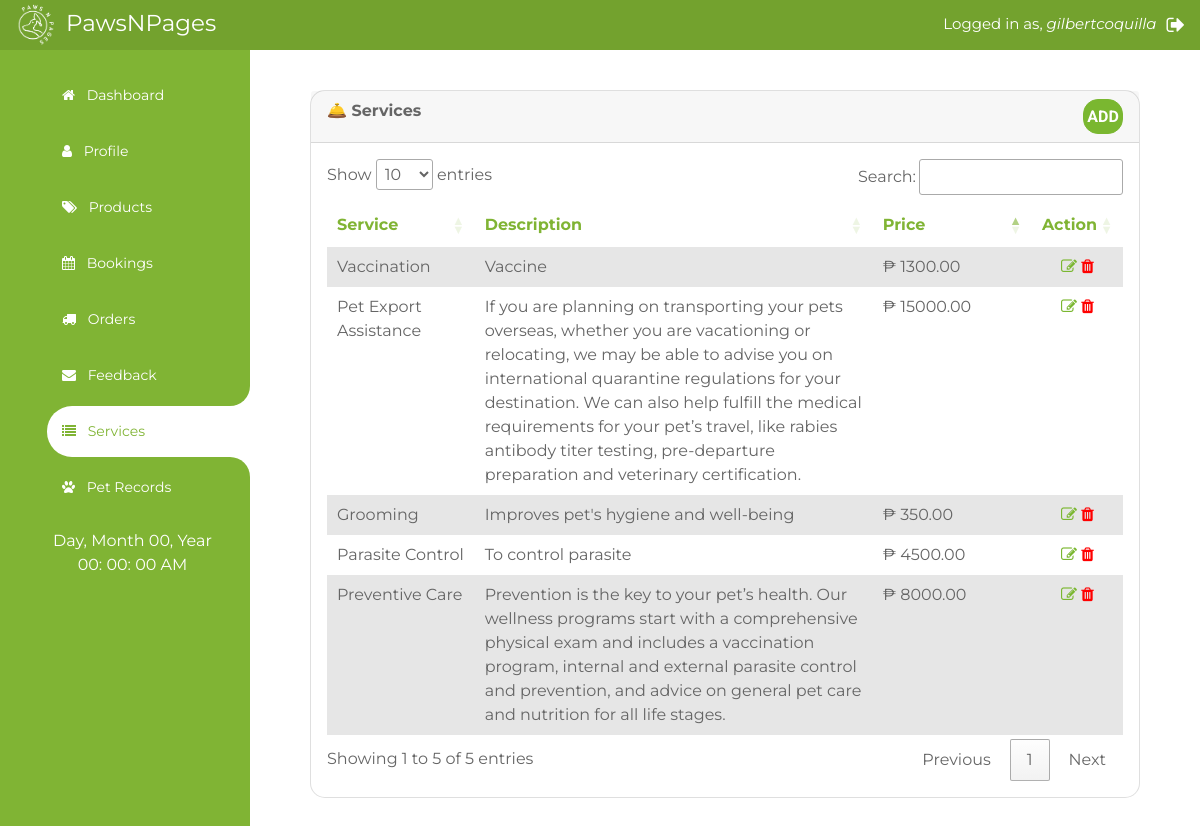
/services.php (signed in), run on the app's committed database.
### tables this page shows
CREATE TABLE `users` (
  `UserID` int(11) NOT NULL,
  `FirstName` varchar(100) NOT NULL,
  `MiddleName` varchar(100) NOT NULL,
  `LastName` varchar(100) NOT NULL,
  `ContactNo` varchar(20) NOT NULL,
  `Birth_Date` date DEFAULT NULL,
  `UserType` varchar(50) NOT NULL,
  `Username` varchar(150) NOT NULL,
  `Email` varchar(200) NOT NULL,
  `Password` varchar(100) NOT NULL,
  `DateTimeModified` datetime DEFAULT NULL
);

CREATE TABLE `services` (
  `ServiceID` int(11) NOT NULL,
  `ServiceName` varchar(500) NOT NULL,
  `ServiceDescription` varchar(5000) NOT NULL,
  `ServicePrice` decimal(10,2) NOT NULL,
  `ClinicID` int(11) DEFAULT NULL
);

### services.php (the view, shortened to what this page needs)
<?php
include('connection.php');
$userID = $_SESSION["id"];
$usertype = $_SESSION['usertype'];
$ret_ca = mysqli_query($con, "SELECT * FROM users, clinics WHERE users.UserID = clinics.UserID AND clinics.UserID='$userID'");
$row_ca = mysqli_fetch_array($ret_ca);
$clinicID = $row_ca['ClinicID'];
?>
<!DOCTYPE html>
<html lang="en">
<head>
    <link rel="stylesheet" href="https://stackpath.bootstrapcdn.com/bootstrap/4.5.0/css/bootstrap.min.css">
    <link rel="stylesheet" href="https://maxcdn.bootstrapcdn.com/font-awesome/4.7.0/css/font-awesome.min.css">
    <link href="https://cdn.jsdelivr.net/npm/bootstrap-icons@1.4.1/font/bootstrap-icons.css" rel="stylesheet">
    <link href="lib/flaticon/font/flaticon.css" rel="stylesheet">
    <link href="lib/owlcarousel/assets/owl.carousel.min.css" rel="stylesheet">
    <link href="css/bootstrap.min.css" rel="stylesheet">
    <link href="css/style.css" rel="stylesheet">
</head>
<body onload="initClock()">
    <div style="width:100%; height:50px; background-color:#73a22e;">
        <p style="color:white; font-size:23px; padding-left:10px;"><img src="img/logo_white.png" height="50px">&nbsp;PawsNPages
            <?php
            $ret = mysqli_query($con, "SELECT * FROM users WHERE UserID='$userID'");
            while ($row = mysqli_fetch_array($ret)) {
            ?>
                <a href="logout.php" style="color:white; font-size:20px; padding-top:10px; float:right; padding-right:15px;"><i class="fa fa-sign-out"></i></a><a style="color:white; font-size:15px; padding-top:13px; float:right; padding-left:10px; padding-right:10px;">Logged
                    in as, <i>
                        <?php echo $row['Username'] ?>
                    </i></a>&nbsp;&nbsp;
        </p>
    <?php } ?>
    </div>
    <div class="wrapper">
        <div class="side_bar">
            <div class="side_bar_bottom" style="height: 100%;">
                <ul>
                    <li>
                        <a href="dashboard.php"><span class="icon"><i class="fa fa-home"></i></span>
                            <span class="item">Dashboard</span></a>
                    </li>
                    <li>
                        <a href="clinicadmin.php"><span class="icon"><i class="fa fa-user"></i></span>
                            <span class="item">Profile</span></a>
                    </li>
                    <li>
                        <a href="supplies.php"><span class="icon"><i class="fa fa-tags"></i></span>
                            <span class="item">Products</span></a>
                    </li>
                    <li>
                        <a href="bookings.php"><span class="icon"><i class="fa fa-calendar"></i></span>
                            <span class="item">Bookings</span></a>
                    </li>
                    <li>
                        <a href="orders_admin.php"><span class="icon"><i class="fa fa-truck"></i></span>
                            <span class="item">Orders</span></a>
                    </li>
                    <li>
                        <a href="feedbacks_admin.php"><span class="icon"><i class="fa fa-envelope"></i></span>
                            <span class="item">Feedback</span></a>
                    </li>
                    <li class="active">
                        <span class="top_curve"></span>
                        <a href="services.php"><span class="icon"><i class="fa fa-list"></i></span>
                            <span class="item">Services</span></a>
                        <span class="bottom_curve"></span>
                    </li>
                    <li>
                        <a href="petsearch.php"><span class="icon"><i class="fa fa-paw"></i></span>
                            <span class="item">Pet Records</span></a>
                    </li>
                </ul>
                <div class="datetime" style="color:white;  text-align:center;">
                    <div class="date">
                        <span id="dayname">Day</span>,
                        <span id="month">Month</span>
                        <span id="daynum">00</span>,
                        <span id="year">Year</span>
                    </div>
                    <div class="time">
                        <span id="hour">00</span>:
                        <span id="minutes">00</span>:
                        <span id="seconds">00</span>
                        <span id="period">AM</span>
                    </div>
                </div>
            </div>
        </div>
        <?php if ($usertype == 'Clinic Administrator') { ?>
            <div class="main_container">
                <div style="padding-right:30px; padding-left:30px; padding-top:10px;">
                    <div class="card mb-4 mb-xl-0" style="border-radius: 15px;">
                        <div class="card-header userProfile-font"><b>🛎️ Services</b>
                            <button class="btn btn-primary" type="button" data-toggle="modal" data-target="#form_modal" style="float:right; width:5%; height: 35px; border-radius: 15px; padding: 0;">ADD</button>
                        </div>
                        <div class="card-body text-center">
                            <table class="table table-striped table-hover" style="border:0px; text-align:left;" id="orders">
                                <thead style="border:0px;">
                                    <tr class="table100-head" style="border:0px;">
                                        <th class="column1" style="border:0px; color:#80b434;">Service</th>
                                        <th class="column1" style="border:0px; color:#80b434;">Description</th>
                                        <th class="column1" style="border:0px; color:#80b434;">Price</th>
                                        <th class="column1" style="border:0px; color:#80b434; text-align: center;">Action</th>
                                    </tr>
                                </thead>
                                <tbody style="border:0px;">
                                    <?php
                                    $ret = mysqli_query($con, "SELECT * FROM services, clinics WHERE services.ClinicID = clinics.ClinicID AND services.ClinicID = '$clinicID'");
                                    $row = mysqli_num_rows($ret);
                                    if ($row > 0) {
                                        while ($row = mysqli_fetch_array($ret)) {
                                    ?>
                                            <tr style="border:0px;">
                                                <td style="border:0px;">
                                                    <?php echo $row['ServiceName'] ?>
                                                </td>
                                                <td style="border:0px; width: 50%;">
                                                    <?php echo $row['ServiceDescription'] ?>
                                                </td>
                                                <td style="border:0px; width: 20%;">₱
                                                    <?php echo $row['ServicePrice']; ?>
                                                </td>
                                                <td style="border:0px; text-align: center;">
                                                    <a href="" serviceid="<?php echo $row['ServiceID'] ?>" servicename="<?php echo $row['ServiceName'] ?>" servicedescription="<?php echo $row['ServiceDescription'] ?>" serviceprice="<?php echo $row['ServicePrice']; ?>" class="edit" title="edit" data-toggle="modal" data-target="#edit_service"><i class="fa fa-edit"></i></a>
                                                    <button class="delete_service" name="delete_service" value="<?php echo $row['ServiceID'] ?>" style="border:0px; background-color:inherit;"><i class="fa fa-trash" style="color:red;"></i></button>
                                                </td>
                                            </tr>
                                        <?php
                                        }
                                    } ?>
                                </tbody>
                            </table>
                        </div>
                    </div>
                </div>
            </div>
        <?php } ?>
        <link rel="stylesheet" type="text/css" href="https://cdn.datatables.net/1.13.4/css/jquery.dataTables.min.css" />
</body>
</html>

### css/style.css (style rules this page uses)
:root { --primary: #7AB730; --secondary: #FFD33C; --light: #F3F3F3; --dark: #212121; }
.btn { font-family: 'Roboto', sans-serif; text-transform: uppercase; font-weight: 700; transition: .5s; }
.btn-primary { color: #FFFFFF; }

### services.php (style rules this page uses)
* { margin: 0; padding: 0; box-sizing: border-box; outline: none; text-decoration: none; list-style: none; font-family: 'Montserrat', sans-serif; }
.wrapper { background: white; display: flex; }
.side_bar { width: 250px; background: #80b434; }
.main_container { width: calc(100% - 250px); padding: 30px; min-height: 100vh; }
.side_bar .side_bar_bottom { background: #80b434; padding: 20px 0; padding-left: 15px; height: 100%; }
.side_bar .side_bar_bottom ul li { position: relative; }
.side_bar .side_bar_bottom ul li a { display: block; padding: 15px; font-size: 14px; color: white; margin-bottom: 5px; }
.side_bar .side_bar_bottom ul li a .icon { margin-right: 8px; }
.side_bar .side_bar_bottom ul li.active a { background: white; color: #80b434; border-top-left-radius: 25px; border-bottom-left-radius: 25px; }
.side_bar .side_bar_bottom ul li.active .top_curve, .side_bar .side_bar_bottom ul li.active .bottom_curve { position: absolute; left: 0; width: 100%; height: 20px; background: white; }
.side_bar .side_bar_bottom ul li.active .top_curve { top: -20px; }
.side_bar .side_bar_bottom ul li.active .bottom_curve { bottom: -20px; }
.side_bar .side_bar_bottom ul li.active .top_curve:before, .side_bar .side_bar_bottom ul li.active .bottom_curve:before { content: ""; position: absolute; top: 0; left: 0; width: 100%; height: 100%; background: #80b434; }
.side_bar .side_bar_bottom ul li.active .top_curve:before { border-bottom-right-radius: 25px; }
.side_bar .side_bar_bottom ul li.active .bottom_curve:before { border-top-right-radius: 25px; }

### data on the page
users: Username "gilbertcoquilla"
services: ServiceName "Grooming", ServiceDescription "Improves pet's hygiene and well-being", ServicePrice "350.00", $row['ServiceID'] 1 (drawn)
services: ServiceName "Parasite Control", ServiceDescription "To control parasite", ServicePrice "4500.00", $row['ServiceID'] 5 (drawn)
services: ServiceName "Vaccination", ServiceDescription "Vaccine", ServicePrice "1300.00", $row['ServiceID'] 6 (drawn)
services: ServiceName "Pet Export Assistance", ServiceDescription "If you are planning on transporting your pets overseas, whether you are vacationing or relocating, we may be able to advise you on international quarantine regulations for your destination. We can also help fulfill the medical requirements for your pet’s travel, like rabies antibody titer testing, pre-departure preparation and veterinary certification.", ServicePrice "15000.00", $row['ServiceID'] 15 (drawn)
services: ServiceName "Preventive Care", ServiceDescription "Prevention is the key to your pet’s health. Our wellness programs start with a comprehensive physical exam and includes a vaccination program, internal and external parasite control and prevention, and advice on general pet care and nutrition for all life stages.", ServicePrice "8000.00", $row['ServiceID'] 16 (drawn)
